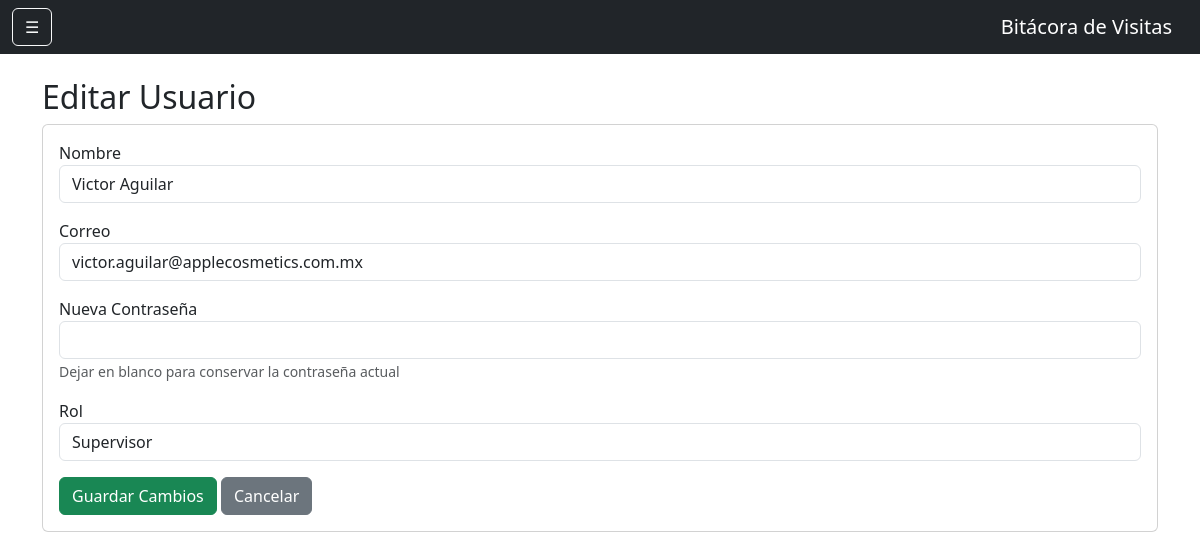
The app's page /usuario/editar/3 (signed in), older data.
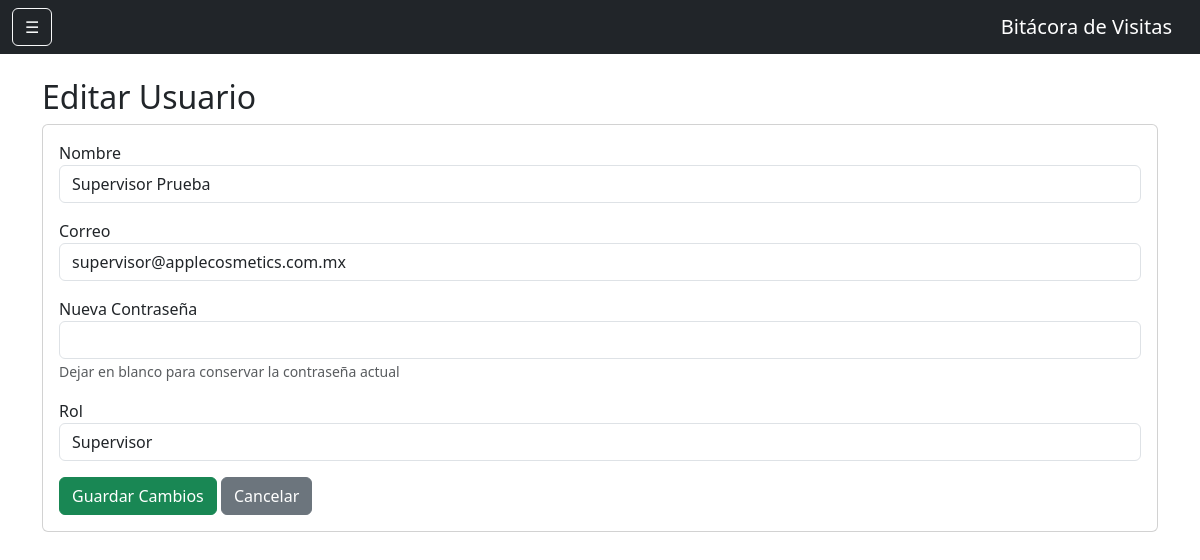
The same page, newer data.
### models.py (models this page shows)
class Usuario(UserMixin, db.Model):
    __tablename__ = 'usuarios'
    id = db.Column(db.Integer, primary_key=True)
    nombre = db.Column(db.String(100), nullable=False)
    correo = db.Column(db.String(120), unique=True, nullable=False)
    password = db.Column(db.String(500), nullable=False)
    rol = db.Column(db.String(20), default='vendedor')
    activo = db.Column(db.Boolean, default=True)

### app.py (the view, shortened to what this page needs)
@app.route('/usuario/editar/<int:id>',
           methods=['GET', 'POST'])
@login_required
def editar_usuario(id):
    if current_user.rol != 'admin':
        return "Acceso denegado"
    usuario = Usuario.query.get_or_404(id)
    return render_template(
        'editar_usuario.html',
        usuario=usuario
    )

### app.py (called while the page is built)
@login_manager.user_loader
def load_user(user_id):
    return Usuario.query.get(int(user_id))

### templates/editar_usuario.html (shortened to what this page needs)
{% extends 'base.html' %}
{% block contenido %}
<h2>Editar Usuario</h2>
<div class="card">
    <div class="card-body">
        <form method="POST">
            <div class="mb-3">
                <label>Nombre</label>
                <input
                    type="text"
                    name="nombre"
                    class="form-control"
                    value="{{ usuario.nombre }}"
                    required>
            </div>
            <div class="mb-3">
                <label>Correo</label>
                <input
                    type="email"
                    name="correo"
                    class="form-control"
                    value="{{ usuario.correo }}"
                    required>
            </div>
            <div class="mb-3">
                <label>Nueva Contraseña</label>
                <input
                    type="password"
                    name="password"
                    class="form-control">
                <small class="text-muted">
                    Dejar en blanco para conservar la contraseña actual
                </small>
            </div>
            <div class="mb-3">
                <label>Rol</label>
                <select
                    name="rol"
                    class="form-control">
                    <option
                        value="supervisor"
                        {% if usuario.rol == 'supervisor' %}selected{% endif %}>
                        Supervisor
                    </option>
                </select>
            </div>
            <button
                type="submit"
                class="btn btn-success">
                Guardar Cambios
            </button>
            <a href="/usuarios" class="btn btn-secondary">
    Cancelar
</a>
        </form>
    </div>
</div>
{% endblock %}

Row changes from the older to the newer data that the page shows:
changed Usuario "Supervisor": nombre "Victor Aguilar" → "Supervisor Prueba"; correo "victor.aguilar@applecosmetics.com.mx" → "supervisor@applecosmetics.com.mx"
